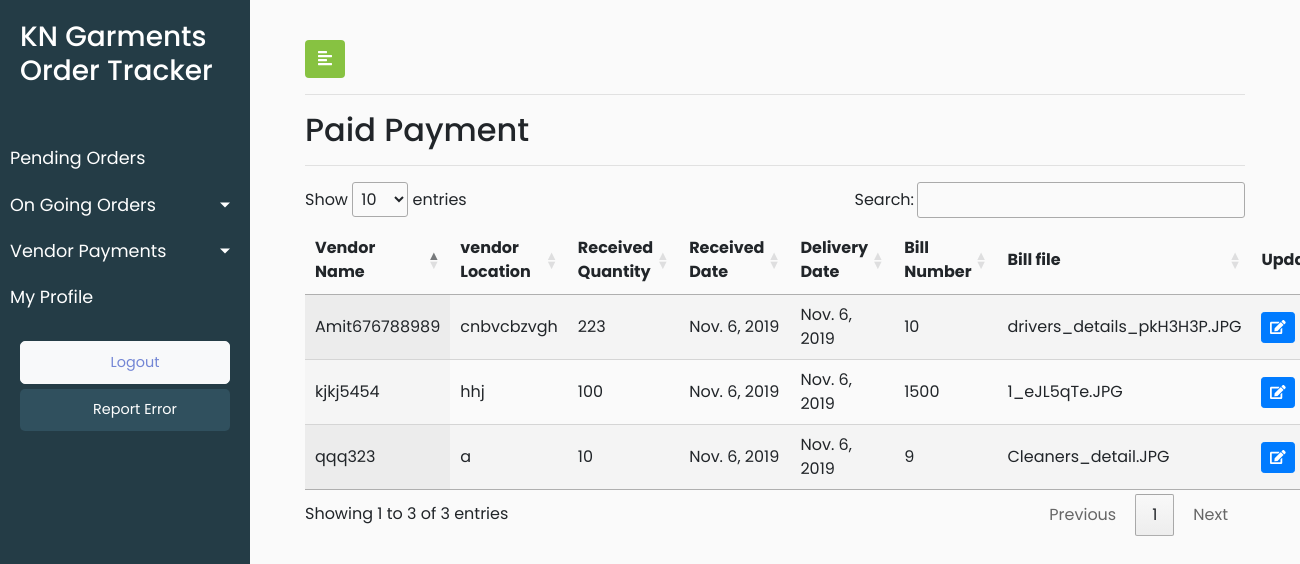
The page /payment_paid/ (signed in) on the database as committed earlier.
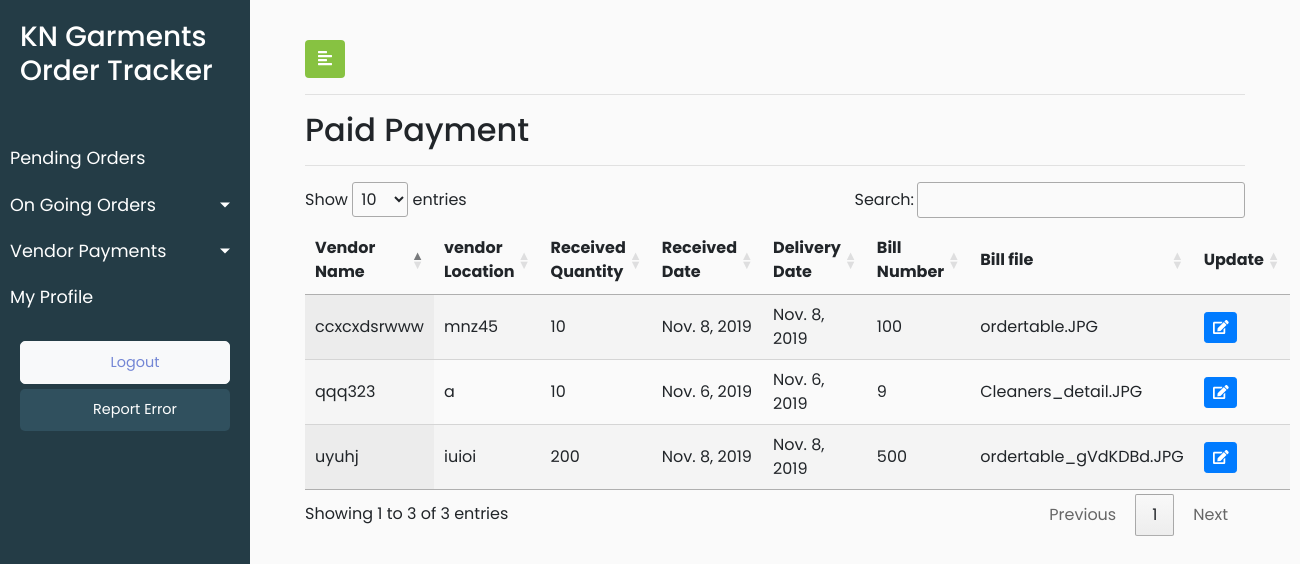
The same page on the database as committed later.
### KNGarment_Order_TrackPro_App/models.py (models this page shows, shortened)
class Process(models.Model):
    Paid = 1
    Pending = 2
    PAYMENT_STATUS=((Paid,'Paid'), (Pending,'Pending'))
    process_vendor_name = models.CharField(max_length=920,blank=True)
    process_vendor_location = models.CharField(max_length=920,blank=True)
    process_received_quantity = models.IntegerField(blank=True,null=True)
    process_received_date = models.DateField(default=timezone.now)
    process_delivery_date = models.DateField(default=timezone.now)
    process_bill_number = models.IntegerField(blank=True,default=0)
    process_bill_file = models.FileField(blank=True)
    process_payment_status = models.PositiveSmallIntegerField(choices=PAYMENT_STATUS,default=Pending,blank=True)
    process_date_of_entry = models.DateTimeField(default=timezone.now)
    process_vendor_id = models.ForeignKey(Vendor, on_delete = models.CASCADE,blank=True)
    process_order_id = models.ForeignKey(Orders, on_delete=models.CASCADE,blank=True)
    process_customuser_id = models.ForeignKey(CustomUser,on_delete=models.CASCADE,default=1)
    objects = InheritanceManager()
    class Meta:
        verbose_name_plural = "Process List"
        verbose_name = "Process"

### KNGarment_Order_TrackPro_App/views.py (the view)
# urls.py: path('payment_paid/', views.payment_paid, name = 'payment_paid'),
@login_required(login_url='/user_login')
def payment_paid(request):
    user_role = request.user.user_role
    process_objects = Process.objects.all().filter(process_payment_status=1)
    data = {'processes':process_objects,'user_role':user_role}
    return render(request,'KNGarment_Order_TrackPro_App/paid_order.html',data)

### KNGarment_Order_TrackPro_App/templates/KNGarment_Order_TrackPro_App/paid_order.html (shortened to what this page needs)
{% extends 'KNGarment_Order_TrackPro_App/base.html' %}
{% load static %}
{% block stylesheets %}
<link rel="stylesheet" href="//cdn.datatables.net/1.10.19/css/jquery.dataTables.min.css">
{% endblock stylesheets %}
{% block content %}
        <div id="content">
            <div class="container-fluid">
                <button type="button" id="sidebarCollapse" class="btn" style="background-color: #87c241;color: white">
                    <i class="fas fa-align-left"></i>
                </button>
                <hr>
                <h2>Paid Payment</h2>
                <hr>
               <div>
                    <table id="test_table" class="display" style="width:100%">
                        <thead>
                            <tr>
                                <th>Vendor Name</th>
                                <th>vendor Location</th>
                                <th>Received Quantity</th>
                                <th>Received Date</th>
                                <th>Delivery Date</th>
                                <th>Bill Number</th>
                                <th>Bill file</th>
                                <th>Update</th>
                            </tr>
                        </thead>
                        <tbody>
                            {% for process in processes %}
                            <tr>
                                <td>{{process.process_vendor_name}}</td>
                                <td>{{process.process_vendor_location}}</td>
                                <td>{{process.process_received_quantity}}</td>
                                <td>{{process.process_received_date}}</td>
                                <td>{{process.process_delivery_date}}</td>
                                <td>{{process.process_bill_number}}</td>
                                <td>{{process.process_bill_file}}</td>
                                <td>
                            <button type="button" class="update-order btn btn-sm btn-primary" data-id="{% url 'KNGarment_Order_TrackPro_App:paid_order_update' pk=process.pk  %}">
                                <span class="fa fa-edit"></span>
                            </button>
                        </td>
                            </tr>
                            {% endfor %}
                        </tbody>
                    </table>
                </div>
            </div>
        </div>
{% endblock content %}

Rows that differ between the two databases and show on the page:
removed Process: process_vendor_name "Amit676788989", process_vendor_location "cnbvcbzvgh", process_received_quantity "223", process_received_date "Nov. 6, 2019", process_delivery_date "Nov. 6, 2019", process_bill_number "10", process_bill_file "drivers_details_pkH3H3P.JPG"
removed Process: process_vendor_name "kjkj5454", process_vendor_location "hhj", process_received_quantity "100", process_received_date "Nov. 6, 2019", process_delivery_date "Nov. 6, 2019", process_bill_number "1500", process_bill_file "1_eJL5qTe.JPG"
added Process: process_vendor_name "ccxcxdsrwww", process_vendor_location "mnz45", process_received_quantity "10", process_received_date "Nov. 8, 2019", process_delivery_date "Nov. 8, 2019", process_bill_number "100", process_bill_file "ordertable.JPG"
added Process: process_vendor_name "uyuhj", process_vendor_location "iuioi", process_received_quantity "200", process_received_date "Nov. 8, 2019", process_delivery_date "Nov. 8, 2019", process_bill_number "500", process_bill_file "ordertable_gVdKDBd.JPG"
